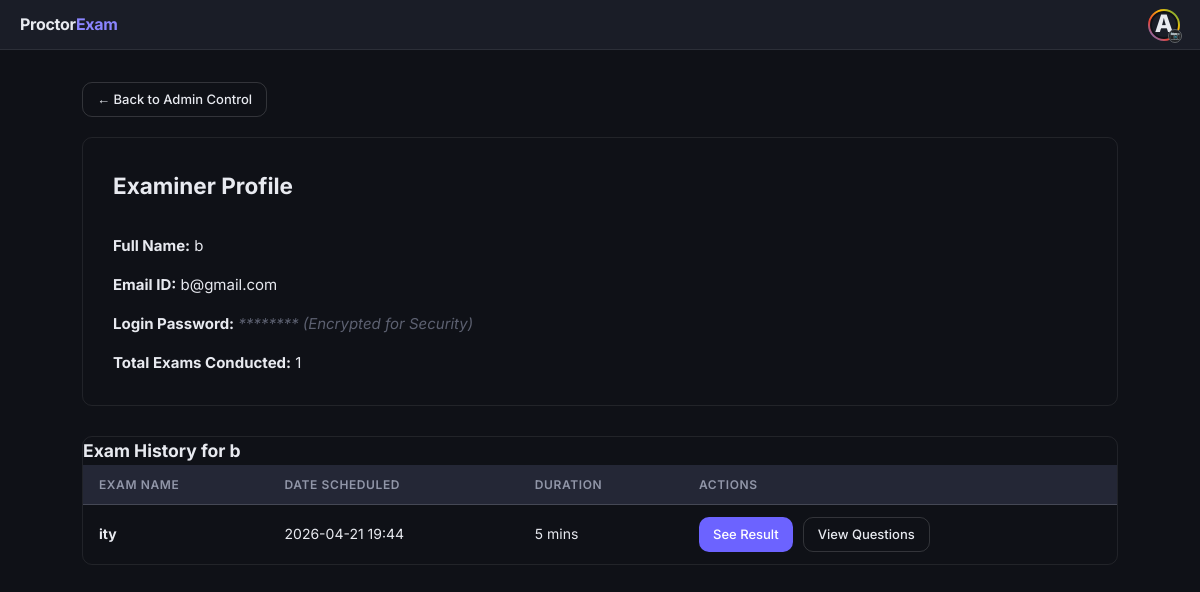
Screenshot of /admin/examiner/2/details (signed in) with the database file from the repository.
### tables this page shows
CREATE TABLE users (
    id INTEGER PRIMARY KEY AUTOINCREMENT,
    role TEXT NOT NULL,                  -- student / admin / examiner / developer
    username TEXT NOT NULL,
    email TEXT UNIQUE NOT NULL,
    password TEXT NOT NULL,
    college_name TEXT NOT NULL,
    profile_pic TEXT DEFAULT 'default_avatar.png',
    status TEXT DEFAULT 'active'
);

CREATE TABLE exams (
    id INTEGER PRIMARY KEY AUTOINCREMENT,
    exam_name TEXT NOT NULL,
    subject TEXT NOT NULL,
    description TEXT,
    start_time TEXT NOT NULL,
    duration INTEGER NOT NULL,
    random_password TEXT NOT NULL,
    examiner_id INTEGER NOT NULL,
    results_published INTEGER DEFAULT 0,

    -- âœ… CSV FEATURE COLUMN
    allowed_emails TEXT,

    FOREIGN KEY (examiner_id) REFERENCES users(id)
);

### app.py (the view)
@app.route('/admin/examiner/<int:teacher_id>/details')
@login_required
@admin_required
def teacher_details(teacher_id):
    conn = get_db()
    teacher = conn.execute('SELECT * FROM users WHERE id = ? AND role = "examiner" AND college_name = ?',
                           (teacher_id, session['college'])).fetchone()
    if not teacher:
        conn.close()
        flash("Examiner not found.", "error")
        return redirect(url_for('admin_dashboard'))
    exams = conn.execute('SELECT * FROM exams WHERE examiner_id = ?', (teacher_id,)).fetchall()
    conn.close()
    return render_template('admin_teacher_view.html', teacher=teacher, exams=exams)

### app.py (called while the page is built)
def get_db():
    conn = sqlite3.connect(DB_PATH, timeout=20)
    conn.row_factory = sqlite3.Row
    return conn

def login_required(f):
    @wraps(f)
    def decorated(*args, **kwargs):
        if 'user_id' not in session: return redirect(url_for('login'))
        return f(*args, **kwargs)
    return decorated

def admin_required(f):
    @wraps(f)
    def decorated(*args, **kwargs):
        if session.get('role') != 'admin':
            flash('Access Denied: Master Admin privileges required.', 'error')
            return redirect(url_for('dashboard'))
        return f(*args, **kwargs)
    return decorated

### templates/admin_teacher_view.html (shortened to what this page needs)
{% extends "base.html" %}
{% block content %}
<div class="page">
    <div style="margin-bottom: 20px;">
        <a href="{{ url_for('admin_dashboard') }}" class="btn btn-outline btn-sm">← Back to Admin Control</a>
    </div>
    <div class="table-wrap" style="padding: 30px;">
        <h2 style="border-bottom: 2px solid var(--accent1); padding-bottom: 10px;">Examiner Profile</h2>
        <div style="margin-top: 20px; display: flex; flex-direction: column; gap: 15px;">
            <div><strong>Full Name:</strong> {{ teacher.username }}</div>
            <div><strong>Email ID:</strong> {{ teacher.email }}</div>
            <div>
                <strong>Login Password:</strong>
                <span style="color:var(--text3); font-style: italic;">******** (Encrypted for Security)</span>
            </div>
            <div><strong>Total Exams Conducted:</strong> {{ exams|length }}</div>
        </div>
    </div>
    <div class="table-wrap" style="margin-top: 30px;">
        <h3>Exam History for {{ teacher.username }}</h3>
        <table>
            <thead>
                <tr>
                    <th>Exam Name</th>
                    <th>Date Scheduled</th>
                    <th>Duration</th>
                    <th>Actions</th>
                </tr>
            </thead>
            <tbody>
                {% for exam in exams %}
                <tr>
                    <td>
                        <strong>{{ exam.exam_name }}</strong>
                    </td>
                    <td>{{ exam.start_time.replace('T', ' ') }}</td>
                    <td>{{ exam.duration }} mins</td>
                    <td>
                        <div style="display: flex; gap: 10px;">
                            <a href="{{ url_for('exam_detail_results', exam_id=exam.id) }}" class="btn btn-primary btn-sm">
                                See Result
                            </a>
                            <a href="{{ url_for('view_exam_questions', exam_id=exam.id) }}" class="btn btn-outline btn-sm">
                                View Questions
                            </a>
                        </div>
                    </td>
                </tr>
                {% else %}
                <tr><td colspan="4" style="text-align:center; padding:20px;">No exams conducted yet.</td></tr>
                {% endfor %}
            </tbody>
        </table>
    </div>
</div>
{% endblock %}

### static/css/style.css (style rules this page uses)
*, *::before, *::after { box-sizing: border-box; margin: 0; padding: 0; }
:root { --bg: #0f1117; --bg2: #1a1d27; --bg3: #242736; --border: rgba(255,255,255,0.08); --border2: rgba(255,255,255,0.15); --text: #e8eaf0; --text2: #9196a8; --text3: #5c6070; --accent: #6c63ff; --accent2: #8b85ff; --accent-dim: rgba(108,99,255,0.15); --success: #22c55e; --success-dim: rgba(34,197,94,0.12); --danger: #ef4444; --danger-dim: rgba(239,68,68,0.12); --warning: #f59e0b; --warning-dim: rgba(245,158,11,0.12); --radius: 10px; --radius-lg: 16px; --shadow: 0 4px 24px rgba(0,0,0,0.4); }
body { font-family: 'Inter', 'Segoe UI', sans-serif; background: var(--bg); color: var(--text); min-height: 100vh; line-height: 1.6; font-size: 15px; }
a { color: var(--accent2); text-decoration: none; }
.btn { display: inline-flex; align-items: center; gap: 8px; padding: 10px 20px; border-radius: var(--radius); font-size: 14px; font-weight: 500; border: none; cursor: pointer; transition: all 0.2s; text-decoration: none; }
.btn-primary { background: var(--accent); color: #fff; }
.btn-outline { background: transparent; border: 1px solid var(--border2); color: var(--text); }
.btn-sm { padding: 6px 14px; font-size: 13px; }
.page { padding: 2rem; max-width: 1100px; margin: 0 auto; }
.table-wrap { overflow-x: auto; border-radius: var(--radius); border: 1px solid var(--border); }
table { width: 100%; border-collapse: collapse; }
thead th { background: var(--bg3); padding: 10px 16px; text-align: left; font-size: 12px; color: var(--text2); font-weight: 600; text-transform: uppercase; letter-spacing: 0.05em; border-bottom: 1px solid var(--border); }
tbody td { padding: 12px 16px; font-size: 14px; border-bottom: 1px solid var(--border); }
tbody tr:last-child td { border-bottom: none; }

### rows the page displays
users: username "b", email "b@gmail.com"
exams: exam_name "ity", start_time.replace "2026-04-21 19:44", duration "5"

### other values shown
{{ session.username[0].upper() }} "A"
{{ exams|length }} "1"
